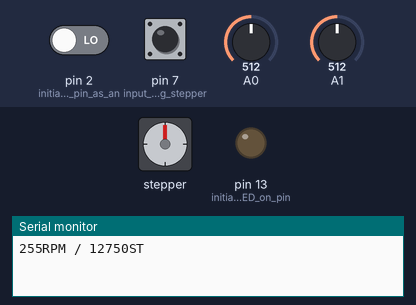
The sketch below on a simulated Arduino Uno, built with avr-gcc and run on an emulated ATmega328P. On the bench: stepper motor, output pins drawn as LEDs (lit = HIGH), the last lines printed to the serial monitor. The inputs (shaded band) are chosen by the test bench; at power-on: pin 2 (initialize_the_pin_as_an) LOW, pin 7 (input_for_storing_stepper) HIGH, A0 = 512, A1 = 512. Stepper angles assume 200 steps per turn.

Above: at 2.0 s.
2.1 s: pin 2 (initialize_the_pin_as_an) driven HIGH
At 2.25 s:
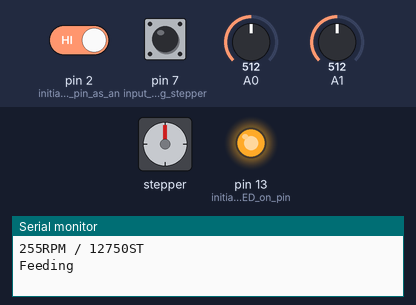
At 18.3 s:
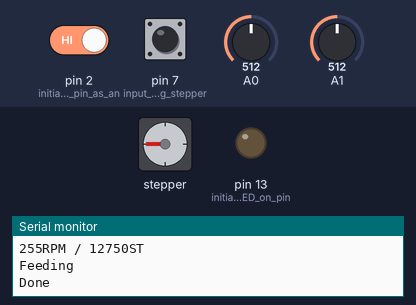
Timing chart, 0 to 36.3 s (numbered marks = the images above; inputs shaded):
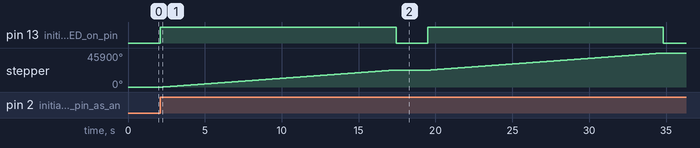

Measured:
- after the input at 2.1 s, pin 13 (initialize_the_LED_on_pin): alternates HIGH for 15.3 s and LOW for 2.1 s, starting at once; stepper: turns 22950° clockwise in 15.1 s, then 22950° clockwise in 15.1 s

The sketch:

Additional_File_14_Stepper_motor_controller.ino
```cpp
//Peristaltic Pump Controller. This sketch works nicely.
//This fully working code uses a joystick to increment or decrement 2 values to be stored in eeprom memory
//This sketch has been combined with the peristalitic pump program.
//THius sketch no longer incorporates an interrupt on digital pin 2 (Interrupt 0) to recieve the signal from the feeding
//station microcontroller to activate a feeding via the peristalitic pump. Note that the interrupt pin
//input is suseptable to static electricity or RF and may be triggered as such. Better sheilding may be required.
//Some pull-down resistor values needed to be changed.
//To work without interrupts I lengthened the time of the HIGH trigger pulse from 200msec to 400msec in the feeding controller
//sketch, to be sure this loop here catches it. One could add a forward, primming/purge momentary button. This could be
//simply donw by supplying Vcc +5VDC to the input Pin 2. If you hold the button down (HIGH) it should continue to pump.
//For now one has to manually use a wire jumper between the input pin 2 (also pin 2 on the DB9 connector) and Vcc +5VDC, which is
//being carried by pin 1 of the DB9 connector. Note that ground is carried on pin 9 of the DB9 connector.
//Sketch by Dr. J.J. Henry, UIUC, 12/3/2019.

#include <EEPROM.h>
#include <Stepper.h>

//int counter1 = 0;
byte setting1 = 0;//a variable which holds the speed value we set, is a byte for values up to 255
byte setting2 = 0;//a variable which holds the steps value we set, is a byte for values up to 255
//const int ledPin =  13;//the number of the LED pin as a diagnostic readout for the feeding cycle and used to put DRV8833 to sleep
//volatile int buttonState = 0;//variable for reading the pushbutton status
//const byte interruptPin = 2;//input from feeding station to trigger a feeding, used as an interrupt pin

const int  stepsPerRevolution = 200;//change this to fit the number of steps per complete revolution for your stepper motor
//currently we use 1.8 degrees per step

// initialize the stepper library for pins 8 through 11:
Stepper myStepper(stepsPerRevolution, 8, 9, 10, 11);

void setup() {
pinMode(7, INPUT_PULLUP); //input for storing stepper motor values permanently to eeprom memories = "sel" pin
//on adafruit joystick the push button is normally closed (1) and shorts to ground (0) when pressed.
pinMode(13, OUTPUT);//initialize the LED on pin 13 as an output:
digitalWrite(13, LOW);
pinMode(2, INPUT);//initialize the pin as an input
//digitalWrite(2, LOW);//start with this pin LOW to turn off pull up resistor
//attachInterrupt(digitalPinToInterrupt(interruptPin), pin_ISR, RISING);//Attach an interrupt to the ISR vector, and one cannot use "HIGH" on uno
setting1 = EEPROM.read(1);//recall stored value for speed (rpms)
setting2 = EEPROM.read(2);//recall stored value for steps, to deliver a specific volume, which needs to be calibrated in advance
//here one complete revolution is 180 ul with 4mm OD and 2mm ID silicone tubing

Serial.begin(9600); //baud rate for communications
delay(50);
//present the current settings on the LCD:
Serial.print (setting1);
  Serial.print ("RPM / ");//speed
  delay(400);
Serial.print (setting2*50);//multiply Byte value times 50 as each step is only 0.9ul
//this means that currently with a max byte value of 255 we can only deliver 12750 steps or 63.75 revolutions or 11.48ml
//one byte adds 0.45ul
//Note that we could add a calculation to figure out the actual volume instead and print this volume
  Serial.println ("ST");//"steps"
  delay(400);
}
void loop() {

  digitalWrite(13, LOW);//illuminate the LED when the interupt pin is HIGH, each time you run through the loop drive this pin LOW
  //to put the DRV8833 to sleep
 delay(50);

 if (digitalRead (2) == HIGH){//check to see if there is an input from the feeding controller to trigger the pump
 //Serial.println(buttonState);
 digitalWrite(13, HIGH);//shows that the pump is active and is needed to provide power to slp pin on the DVR8833 stepper motor Driver board
//NOTE! use this pin 13 to also activate the stepper motor driver board (DVR8833, connect it to the "slp" pin, which must be high to provide power to the motor)
 //In this way the motor will not get hot when it is idle. By default the slp pin is pulled low = inactive, and see code above

  //speed is set as rpm
setting1 = EEPROM.read(1);//recall stored value for speed (rpm)
  //or 1/42 revolution minimum
setting2 = EEPROM.read(2);//recall stored value for steps, to deliver a specific volume, which needs to be calibrated in advance
 Serial.println ("Feeding");
 myStepper.setSpeed(setting1);//set equal to rpms in memory, as a byte
    delay(200);
 myStepper.step(setting2*50);//deliver the food set to steps in memory, as a Byte value times 50
 //note that the pump will complete its pumping cycle before returning back here to the main loop
    delay(20);
    Serial.println ("Done");
    digitalWrite(13, LOW);//put the DRV8833 back to sleep

delay(1500);//wait long enough so as not to trigger another pumping, one may not really need this long delay, as pumping is long enough

//buttonState = 0;//reset the button state for the next feeding

//present the current settings on the LCD:
Serial.print (setting1);
  Serial.print ("RPM / ");
  //delay(400);
Serial.print (setting2*50);//multiply Byte value times 50
  Serial.println ("ST");
  delay(500);

 }


int sensorReading1 = analogRead(A0);
int sensorReading2 = analogRead(A1);

if (sensorReading1 <400){

  setting1 = (setting1 + 1);//increment the value
  Serial.print (setting1);
  Serial.println (" RPMs");
  delay(50);
}

if (sensorReading1 >600){

  setting1 = (setting1 - 1);//decrement the value
  Serial.print (setting1);
  Serial.println (" RPMs");
  delay(50);
}

if (sensorReading2 <400){

  setting2 = (setting2 + 1);//increment the value
  Serial.print (setting2*50);//multiply Byte value times 50
  Serial.println (" Steps");
  delay(50);
}

if (sensorReading2 >600){

  setting2 = (setting2 - 1);//decrement the value
  Serial.print (setting2*50);//multiply Byte value times 50
  Serial.println (" Steps");
  delay(50);
}
if ((digitalRead (7) == LOW) & (setting1 != 0) & (setting2 !=0)) {//check if the storage button is pressed to record the values,
  //circuit does not appear to need debounce code here.  Also this is set up so we don't input a value of 0, see below.

    EEPROM.update(1, setting1);// save/update the reading only if it has changed to extend life of eeprom. Byte values 0-255.
    //Note if you did enter zero (0) the power will be applied to the motor but it will not move, and the program loop will freeze up.
    //So I added extra code above so we can't save zeros.
    delay(20);

    EEPROM.update(2, setting2);// save/update the reading only if it has changed to extend life of eeprom. Byte values 0-255.
    delay(20);
    Serial.println ("Settings stored");
    delay (500);
    //present the current settings on the LCD:
    Serial.print (setting1);
    Serial.print ("RPM / ");
    delay(400);Serial.print (setting2*50);//multiply Byte value times 50
    Serial.println ("ST");
    delay(400);
}
}
/*
void pin_ISR() {//This ISR has been removed
  buttonState = 3;//set the interrupt button state status to 3
  digitalWrite(ledPin, HIGH);//illuminate the LED when the interupt pin is HIGH
  //Serial.println("feeding");//note when using a push button the input is jumpy so it may trigger this ISR several times
  //also see note above regarding static.
  //Note, delays don't work in an ISR, and one cannot incorporate the peristaltic pump commands in here, so that is why we set the buttonstate as
  //a global variable to feed to the loop.
}*/
```
